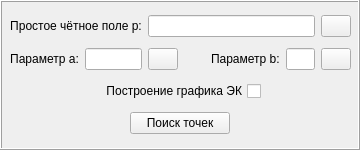
      <widget class="QFrame" name="frame">
       <property name="enabled">
        <bool>true</bool>
       </property>
       <property name="minimumSize">
        <size>
         <width>355</width>
         <height>150</height>
        </size>
       </property>
       <property name="frameShape">
        <enum>QFrame::Box</enum>
       </property>
       <property name="frameShadow">
        <enum>QFrame::Raised</enum>
       </property>
       <widget class="QWidget" name="gridLayoutWidget_2">
        <property name="geometry">
         <rect>
          <x>10</x>
          <y>10</y>
          <width>341</width>
          <height>131</height>
         </rect>
        </property>
        <layout class="QGridLayout" name="gridLayout_2" columnstretch="1,0,0,0,0,0,0">
         <item row="1" column="6">
          <widget class="QPushButton" name="parameterBButton">
           <property name="maximumSize">
            <size>
             <width>30</width>
             <height>16777215</height>
            </size>
           </property>
           <property name="text">
            <string/>
           </property>
           <property name="icon">
            <iconset>
             <normaloff>play.png</normaloff>play.png</iconset>
           </property>
           <property name="autoDefault">
            <bool>true</bool>
           </property>
          </widget>
         </item>
         <item row="1" column="2">
          <widget class="QPushButton" name="parameterAButton">
           <property name="maximumSize">
            <size>
             <width>30</width>
             <height>16777215</height>
            </size>
           </property>
           <property name="text">
            <string/>
           </property>
           <property name="icon">
            <iconset>
             <normaloff>play.png</normaloff>play.png</iconset>
           </property>
           <property name="autoDefault">
            <bool>true</bool>
           </property>
          </widget>
         </item>
         <item row="1" column="1">
          <widget class="QLineEdit" name="parameterALineEdit"/>
         </item>
         <item row="1" column="0">
          <widget class="QLabel" name="label_4">
           <property name="text">
            <string>Параметр a:</string>
           </property>
           <property name="alignment">
            <set>Qt::AlignCenter</set>
           </property>
          </widget>
         </item>
         <item row="1" column="5">
          <widget class="QLineEdit" name="parameterBLineEdit"/>
         </item>
         <item row="0" column="0" colspan="2">
          <widget class="QLabel" name="label_3">
           <property name="text">
            <string>Простое чётное поле p:</string>
           </property>
           <property name="textFormat">
            <enum>Qt::AutoText</enum>
           </property>
           <property name="alignment">
            <set>Qt::AlignCenter</set>
           </property>
          </widget>
         </item>
         <item row="0" column="6">
          <widget class="QPushButton" name="randomPrimeFieldButton">
           <property name="maximumSize">
            <size>
             <width>30</width>
             <height>16777215</height>
            </size>
           </property>
           <property name="text">
            <string/>
           </property>
           <property name="icon">
            <iconset>
             <normaloff>play.png</normaloff>play.png</iconset>
           </property>
           <property name="autoDefault">
            <bool>true</bool>
           </property>
          </widget>
         </item>
         <item row="2" column="0" colspan="7">
          <layout class="QHBoxLayout" name="horizontalLayout_8">
           <item>
            <spacer name="horizontalSpacer_45">
             <property name="orientation">
              <enum>Qt::Horizontal</enum>
             </property>
             <property name="sizeHint" stdset="0">
              <size>
               <width>40</width>
               <height>20</height>
              </size>
             </property>
            </spacer>
           </item>
           <item>
            <widget class="QCheckBox" name="graphCheckBox">
             <property name="layoutDirection">
              <enum>Qt::RightToLeft</enum>
             </property>
             <property name="text">
              <string>Построение графика ЭК</string>
             </property>
            </widget>
           </item>
           <item>
            <spacer name="horizontalSpacer_7">
             <property name="orientation">
              <enum>Qt::Horizontal</enum>
             </property>
             <property name="sizeHint" stdset="0">
              <size>
               <width>40</width>
               <height>20</height>
              </size>
             </property>
            </spacer>
           </item>
          </layout>
         </item>
         <item row="1" column="4">
          <widget class="QLabel" name="label_5">
           <property name="text">
            <string>Параметр b:</string>
           </property>
          </widget>
         </item>
         <item row="0" column="2" colspan="4">
          <widget class="QLineEdit" name="primeFieldLineEdit"/>
         </item>
         <item row="1" column="3">
          <spacer name="horizontalSpacer">
           <property name="orientation">
            <enum>Qt::Horizontal</enum>
           </property>
           <property name="sizeHint" stdset="0">
            <size>
             <width>100</width>
             <height>20</height>
            </size>
           </property>
          </spacer>
         </item>
         <item row="3" column="0" colspan="7">
          <layout class="QHBoxLayout" name="horizontalLayout">
           <item>
            <widget class="QPushButton" name="searchPointButton">
             <property name="maximumSize">
              <size>
               <width>100</width>
               <height>16777215</height>
              </size>
             </property>
             <property name="text">
              <string>Поиск точек</string>
             </property>
             <property name="autoDefault">
              <bool>true</bool>
             </property>
            </widget>
           </item>
          </layout>
         </item>
        </layout>
       </widget>
      </widget>
